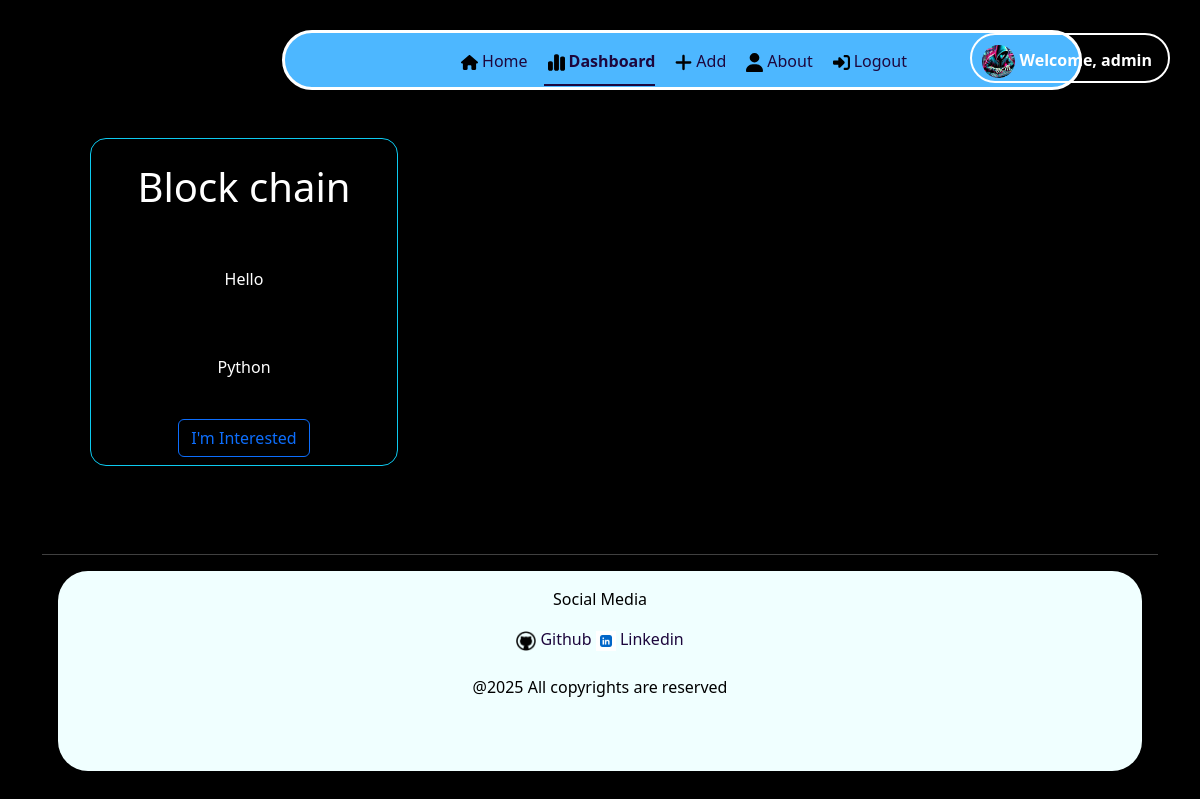
Before: /user/dashboard (signed in) with the older database file.
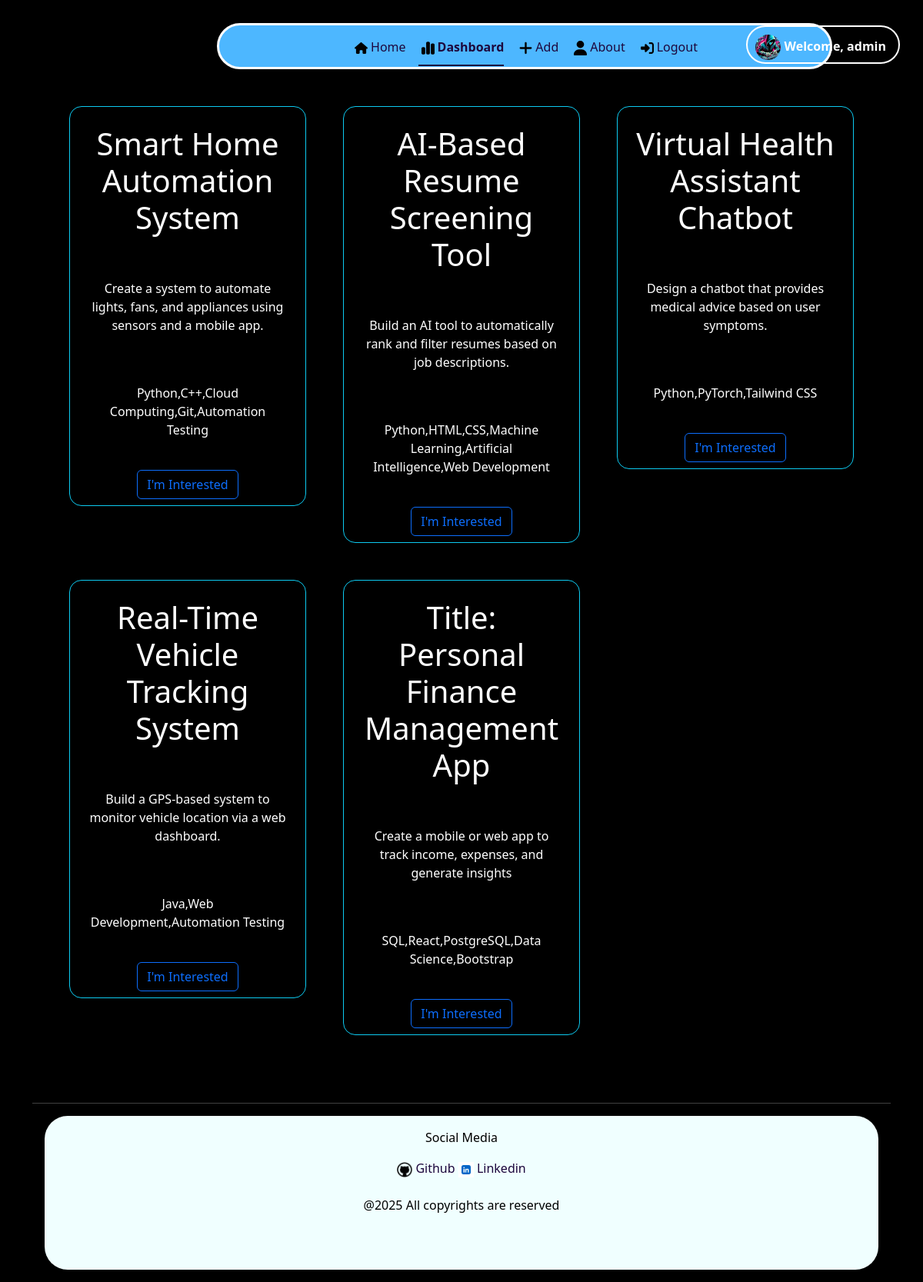
After: the same page with the newer database file.
### application/model.py (models this page shows)
class Users(UserMixin, db.Model):
    __tablename__ = 'users'
    id = db.Column(db.Integer, nullable = False, primary_key = True)
    name = db.Column(db.String(50), nullable = False)
    email = db.Column(db.String(255), nullable = False, unique = True)
    password = db.Column(db.String, nullable = False)
    gender = db.Column(db.String, nullable = False)
    is_admin = db.Column(db.Boolean, default = False, nullable = False)
    is_blocked = db.Column(db.Boolean, default = False, nullable = False)
    projects = db.relationship('Projects', lazy = True, backref = 'creator')
    interest = db.relationship('Interest', lazy = True, backref = 'user')
    discussion = db.relationship('Discussion', lazy = True, backref = 'user')

class Projects(db.Model):
    __tablename__ = 'projects'
    id = db.Column(db.Integer, primary_key = True, nullable = False)
    title = db.Column(db.String(50), nullable = False, unique = True)
    description = db.Column(db.Text, nullable = False)
    skills = db.Column(db.String, nullable = False)
    users_id = db.Column(db.Integer, db.ForeignKey('users.id'), nullable = False)
    interest = db.relationship('Interest', lazy = True, backref = 'project')
    discussion = db.relationship('Discussion', lazy = True, backref = 'project')

### application/routes.py (the view)
@app.route("/user/dashboard")
@login_required
def user_dashboard():
    user = current_user
    project = Projects.query.all()
    return render_template("user_dashboard.html", projects = project, user = user)

### application/routes.py (called while the page is built)
@login_manager.user_loader
def load_user(user_id):
    return Users.query.get(int(user_id))

### templates/user_dashboard.html (shortened to what this page needs)
{% extends "base.html" %}
{% block content %}
<section class = "container-fluid">
    <div class = "container">
        <div class="blurfle">
            <ul class = "nav justify-content-center nav-underline">
                <li class = "nav-item py-2">
                    <a class = "nav-link " href = "{{ url_for('user_home')}}" style = "color: rgb(29, 7, 61);"><img src = "/static/images/house-solid.svg" class = "m-1" style = "width:17px"/>Home</a>
                </li>
                <li class = "nav-item py-2">
                    <a class = "nav-link active " href = "{{ url_for('user_dashboard') }}" style = "color: rgb(29, 7, 61);"><img src = "/static/images/chart-simple-solid.svg" class = "m-1" style = "width:17px"/>Dashboard</a>
                </li>
                <li class = "nav-item py-2">
                    <a class = "nav-link " href = "{{ url_for('user_add') }}" style = "color: rgb(29, 7, 61);"><img src = "/static/images/plus-solid.svg" class = "m-1" style = "width:17px"/>Add</a>
                </li>
                <li class = "nav-item py-2">
                    <a class = "nav-link " href = "{{ url_for('user_about')}}" style = "color: rgb(29, 7, 61);"><img src = "/static/images/user-solid.svg" class = "m-1" style = "width:17px"/>About</a>
                </li>
                <li class = "nav-item py-2">
                    <a class = "nav-link " href = "{{ url_for('logout') }}" style = "color: rgb(29, 7, 61);"><img src = "/static/images/right-to-bracket-solid.svg" class = "m-1" style = "width:17px"/>Logout</a>
                </li>
                    <div class = "position-absolute end-0 pe-3 ros " >
                        <b>
                            <img src = "/static/images/cyber.jpeg" style = "width:33px; border-radius:30px;">
                            <a href = "" style = "color: white;" class = "link"> Welcome, {{ user.name }}</a> </b>
                    </div>
            </ul>
        </div>
        <div class = "row row-cols-3 m-4">
            {% for project in projects %}
                {% if project %}
                    <div class = "col p-4">
                        <div class = "border border-info rounded-4">
                            <h1 class = "text-center p-4">{{ project.title }}</h1>
                            <p class = "text-center p-4">{{ project.description }}</p>
                            <p class = "text-center p-4">{{ project.skills }}</p>
                            <div class ="text-center m-2">
                            <button class = "btn btn-outline-primary text-center">I'm Interested</button>
                            </div>
                        </div>
                    </div>
                {% else %}
                    <div class="col-12 text-center">
                        <p>No Project Added</p>
                    </div>
                {% endif %}
            {% endfor %}
        </div>
        <br/><hr/>
        <footer >
            <div class = "text-center krindale p-3 m-3" >
             <p>Social Media</p>
             <a href = "https://github.com/jitendra-rathore-iitm" style = "color: rgb(29, 7, 61);" class = "link">
                 <img src = "/static/images/github.png" style = "width: 20px; ">
                 Github
             </a>
             <a href = "https://www.linkedin.com/in/jitendrarathore-/" style = "color: rgb(29, 7, 61);" class = "link">
                 <img src = "/static/images/linkedin.png" style = "width:20px;">
                 Linkedin
             </a>
             <br/>
             <br/>
             <div>
                 @2025 All copyrights are reserved
             </div>
             </div>
         </footer>
    </div>
</section>
{% endblock %}

### templates/base.html (shortened to what this page needs)
<!DOCTYPE html>
<html lang="en" >
<head>
    <link href="https://cdn.jsdelivr.net/npm/bootstrap@5.3.5/dist/css/bootstrap.min.css" rel="stylesheet">
    <link rel = "stylesheet" href = "/static/CSS/style.css">
</head>
<body>
    <div class = "content">
        {% block content%}{% endblock %}
    </div>
</body>
</html>

### static/CSS/style.css (style rules this page uses)
body { background-color: black; color:white; }
.link { text-decoration: none; }
.krindale { color: black; background-color: azure; height:200px; border-radius: 30px; }
.blurfle { background-color: #4DB7FF; border: 3px solid white; border-radius: 30px; margin-top: 30px; margin-left: 240px; width: 800px; height: 60px; }
.ros { border:2px solid white; border-radius: 30px; height:50px; width:fit-content; padding: 10px 10px 10px 10px; margin: 0px 30px 30px 30px; }

Changed rows visible on the page:
removed Projects: title "Block chain", description "Hello", skills "Python"
added Projects: title "Smart Home Automation System", description "Create a system to automate lights, fans, and appliances using sensors and a mobile app.", skills "Python,C++,Cloud Computing,Git,Automation Testing"
added Projects: title "AI-Based Resume Screening Tool", description "Build an AI tool to automatically rank and filter resumes based on job descriptions.", skills "Python,HTML,CSS,Machine Learning,Artificial Intelligence,Web Development"
added Projects: title "Virtual Health Assistant Chatbot", description "Design a chatbot that provides medical advice based on user symptoms.", skills "Python,PyTorch,Tailwind CSS"
added Projects: title "Real-Time Vehicle Tracking System", description "Build a GPS-based system to monitor vehicle location via a web dashboard.", skills "Java,Web Development,Automation Testing"
added Projects: title "Title: Personal Finance Management App", description "Create a mobile or web app to track income, expenses, and generate insights", skills "SQL,React,PostgreSQL,Data Science,Bootstrap"
